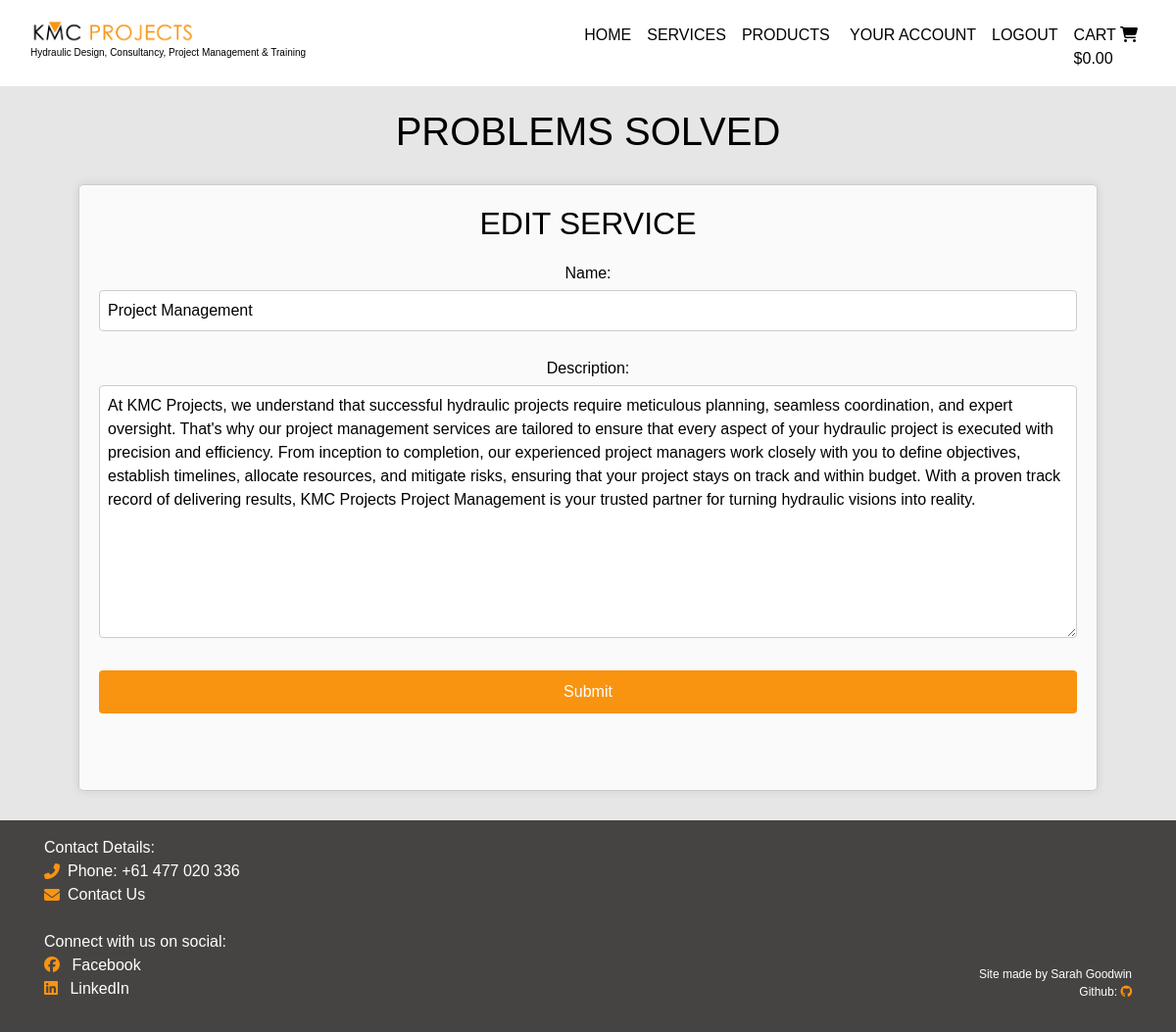
Page /services/services/edit/3/ (signed in) on the committed database.
### services/models.py (models this page shows, shortened)
class Services(models.Model):
    name = models.CharField(max_length=100)
    sku = models.CharField(max_length=254, null=True, blank=True, unique=True)
    description = models.TextField(max_length=1000)
    created_on = models.DateTimeField(auto_now_add=True)
    updated_on = models.BooleanField(default=False)

### services/views.py (the view, shortened to what this page needs)
# urls.py: path("services/edit/<int:pk>/", EditServiceView.as_view(), name="edit_service"),
class EditServiceView(LoginRequiredMixin, UpdateView):
    model = Services
    template_name = "services/edit_service.html"
    form_class = EditServiceForm
    success_url = reverse_lazy("services")

### services/forms.py
class EditServiceForm(forms.ModelForm):
    class Meta:
        model = Services
        fields = [
            "name",
            "description",
        ]

### cart/context.py (called while the page is built, shortened)
def cart_contents(request):
    cart_items = []
    total = 0
    item_count = 0
    cart = request.session.get('cart', {})
    context = {
        'cart_items': cart_items,
        'total': total,
        'item_count': item_count,
    }
    return context

### services/templates/services/edit_service.html (shortened to what this page needs)
{% extends "base.html" %}
{% load static %}
{% load crispy_forms_tags %}
{% block content %}
<div class="content-wrapper">
    <h1 class="home-heading">Problems Solved</h1>
    <div class="homepage-box-form">
        <h2 class="form-heading">Edit Service</h2>
                  <form class="mb-5" method="POST" enctype="multipart/form-data">
                    <p>
                      {{ form.name.label_tag}}
                      {{ form.name }}
                    </p>
                    <p>
                      {{ form.description.label_tag }}
                      {{ form.description }}
                    </p>
                    <input class="btn btn-success" type="submit" name="update" />
                  </form>
    </div>
</div>
{% endblock %}

### static/css/base.css (style rules this page uses)
body { font-family: 'proxima-nova', sans-serif; font-style: normal; font-weight: 100; color: black; background-color: #e6e6e6; }
h1, h2 { text-transform: uppercase; }
.content-wrapper { padding-top: 100px; text-align: center; }
.home-heading { font-size: 2.5rem; margin-bottom: 20px; text-transform: uppercase; margin-top: 10px; }
.form-heading { text-align: center; margin-bottom: 20px; }
.homepage-box-form { display: flex; flex-direction: column; align-items: center; justify-content: center; margin: 30px 80px; background-color: rgba(255, 255, 255, 0.8); border: 1px solid #ccc; padding: 20px; border-radius: 5px; box-shadow: 0 0 10px rgba(0, 0, 0, 0.1); }
form { width: 100%; }
label { margin-bottom: 5px; display: block; }
input, textarea { width: 100%; padding: 8px; margin-bottom: 10px; border: 1px solid #ccc; border-radius: 4px; box-sizing: border-box; }
textarea { resize: vertical; }
input[type="submit"] { width: 100%; background-color: #f99411; color: white; border: none; cursor: pointer; border-radius: 4px; padding: 10px; box-sizing: border-box; }

### rows in the picture
Services: name "Project Management", description "At KMC Projects, we understand that successful hydraulic projects require meticulous planning, seamless coordination, and expert oversight. That's why our project management services are tailored to ensure that every aspect of your hydraulic project is executed with precision and efficiency. From inception to completion, our experienced project managers work closely with you to define objectives, establish timelines, allocate resources, and mitigate risks, ensuring that your project stays on track and within budget. With a proven track record of delivering results, KMC Projects Project Management is your trusted partner for turning hydraulic visions into reality."
